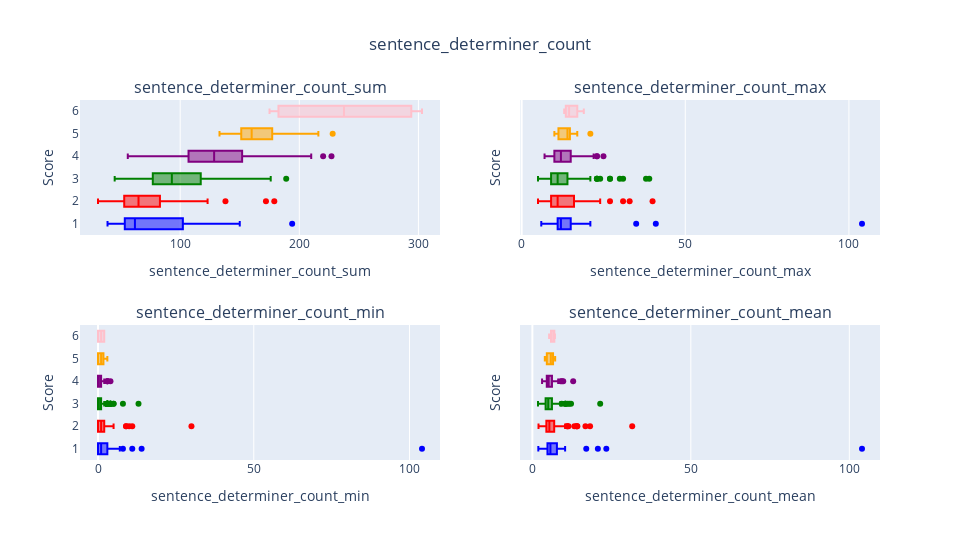

This figure's notebook cell:
### Code cell
plot_all("sentence_determiner_count")

### Figure 1 — Plotly figure (JSON) as saved in the notebook; plotly's stock layout.template omitted (floating-point values rounded to 4 significant figures; data arrays with more than 128 entries replaced by an {"elided": "..."} marker saying what was removed)
{"data": [{"legendgroup": "1", "marker": {"color": "blue"}, "name": "1", "showlegend": false, "type": "box", "x": [62, 138, 61, 53, 72, 57, 48, 73, 62, 149, 119, 140, 51, 50, 42, 109, 104, 150, 45, 97, 49, 194, 63, 64, 57, 65, 60, 135, 41, 55, 39, 64, 73, 61, 58], "xaxis": "x", "yaxis": "y"}, {"legendgroup": "2", "marker": {"color": "red"}, "name": "2", "showlegend": false, "type": "box", "x": {"elided": "129 int values"}, "xaxis": "x", "yaxis": "y"}, {"legendgroup": "3", "marker": {"color": "green"}, "name": "3", "showlegend": false, "type": "box", "x": {"elided": "197 int values"}, "xaxis": "x", "yaxis": "y"}, {"legendgroup": "4", "marker": {"color": "purple"}, "name": "4", "showlegend": false, "type": "box", "x": [166, 127, 103, 174, 105, 110, 116, 148, 56, 102, 117, 100, 82, 164, 84, 123, 161, 180, 173, 194, 141, 81, 126, 159, 128, 89, 227, 86, 159, 177, 156, 93, 123, 189, 130, 95, 105, 132, 129, 132, 114, 77, 129, 179, 147, 143, 170, 120, 140, 220, 111, 103, 78, 127, 120, 136, 129, 135, 125, 134, 128, 106, 161, 130, 165, 137, 181, 114, 116, 126, 127, 124, 172, 150, 105, 130, 146, 104, 173, 107, 125, 124, 137, 133, 204, 133, 140, 107, 149, 186, 127, 130, 110, 127, 210, 99, 99, 144, 135, 126, 197, 103, 103, 171, 69, 107, 132, 84, 105, 135, 210, 127, 126, 106, 171, 92, 110, 154, 129, 171], "xaxis": "x", "yaxis": "y"}, {"legendgroup": "5", "marker": {"color": "orange"}, "name": "5", "showlegend": false, "type": "box", "x": [169, 151, 209, 175, 133, 160, 152, 216, 165, 228, 158, 178, 144, 149, 158], "xaxis": "x", "yaxis": "y"}, {"legendgroup": "6", "marker": {"color": "pink"}, "name": "6", "showlegend": false, "type": "box", "x": [303, 285, 190, 175], "xaxis": "x", "yaxis": "y"}, {"legendgroup": "1", "marker": {"color": "blue"}, "name": "1", "showlegend": false, "type": "box", "x": [14, 15, 11, 13, 8, 11, 13, 12, 35, 12, 15, 41, 20, 13, 6, 6, 104, 9, 13, 20, 9, 18, 11, 10, 12, 16, 13, 12, 12, 11, 12, 12, 21, 10, 14], "xaxis": "x2", "yaxis": "y2"}, {"legendgroup": "2", "marker": {"color": "red"}, "name": "2", "showlegend": false, "type": "box", "x": {"elided": "129 int values"}, "xaxis": "x2", "yaxis": "y2"}, {"legendgroup": "3", "marker": {"color": "green"}, "name": "3", "showlegend": false, "type": "box", "x": {"elided": "197 int values"}, "xaxis": "x2", "yaxis": "y2"}, {"legendgroup": "4", "marker": {"color": "purple"}, "name": "4", "showlegend": false, "type": "box", "x": [15, 13, 8, 12, 7, 10, 12, 16, 9, 12, 14, 9, 12, 17, 15, 8, 12, 13, 15, 18, 12, 18, 10, 9, 8, 10, 25, 21, 23, 16, 12, 8, 19, 15, 12, 8, 8, 15, 11, 13, 10, 8, 14, 12, 13, 13, 15, 10, 11, 19, 10, 10, 9, 16, 8, 14, 9, 10, 17, 10, 9, 12, 22, 12, 14, 9, 11, 10, 10, 12, 10, 12, 16, 12, 8, 21, 19, 16, 13, 17, 11, 9, 9, 11, 16, 10, 18, 9, 10, 16, 13, 8, 8, 10, 16, 11, 14, 11, 14, 10, 13, 23, 10, 12, 7, 11, 15, 9, 10, 19, 15, 15, 15, 11, 14, 10, 10, 13, 10, 21], "xaxis": "x2", "yaxis": "y2"}, {"legendgroup": "5", "marker": {"color": "orange"}, "name": "5", "showlegend": false, "type": "box", "x": [10, 17, 14, 14, 11, 14, 12, 14, 15, 21, 15, 14, 10, 12, 11], "xaxis": "x2", "yaxis": "y2"}, {"legendgroup": "6", "marker": {"color": "pink"}, "name": "6", "showlegend": false, "type": "box", "x": [19, 15, 14, 13], "xaxis": "x2", "yaxis": "y2"}, {"legendgroup": "1", "marker": {"color": "blue"}, "name": "1", "showlegend": false, "type": "box", "x": [7, 2, 2, 3, 1, 0, 0, 0, 11, 0, 1, 8, 14, 1, 1, 0, 104, 0, 0, 1, 2, 0, 3, 0, 2, 3, 1, 2, 5, 0, 4, 1, 0, 2, 5], "xaxis": "x3", "yaxis": "y3"}, {"legendgroup": "2", "marker": {"color": "red"}, "name": "2", "showlegend": false, "type": "box", "x": {"elided": "129 int values"}, "xaxis": "x3", "yaxis": "y3"}, {"legendgroup": "3", "marker": {"color": "green"}, "name": "3", "showlegend": false, "type": "box", "x": {"elided": "197 int values"}, "xaxis": "x3", "yaxis": "y3"}, {"legendgroup": "4", "marker": {"color": "purple"}, "name": "4", "showlegend": false, "type": "box", "x": [1, 2, 0, 0, 0, 0, 1, 1, 1, 2, 1, 1, 1, 1, 0, 1, 0, 1, 1, 0, 0, 1, 1, 0, 0, 0, 0, 1, 1, 3, 0, 0, 1, 2, 0, 0, 0, 1, 1, 1, 0, 0, 1, 0, 1, 1, 1, 0, 1, 2, 1, 0, 2, 0, 0, 0, 0, 1, 0, 1, 1, 0, 0, 0, 0, 0, 0, 1, 1, 0, 1, 1, 1, 2, 2, 2, 2, 2, 1, 0, 2, 0, 0, 0, 2, 3, 1, 1, 1, 1, 0, 1, 0, 0, 2, 3, 0, 0, 0, 0, 2, 4, 1, 0, 1, 1, 1, 0, 1, 2, 1, 0, 2, 1, 1, 0, 0, 0, 0, 2], "xaxis": "x3", "yaxis": "y3"}, {"legendgroup": "5", "marker": {"color": "orange"}, "name": "5", "showlegend": false, "type": "box", "x": [0, 2, 0, 1, 1, 0, 3, 0, 0, 2, 2, 1, 1, 1, 0], "xaxis": "x3", "yaxis": "y3"}, {"legendgroup": "6", "marker": {"color": "pink"}, "name": "6", "showlegend": false, "type": "box", "x": [0, 2, 0, 2], "xaxis": "x3", "yaxis": "y3"}, {"legendgroup": "1", "marker": {"color": "blue"}, "name": "1", "showlegend": false, "type": "box", "x": [10.33, 7.263, 5.083, 7.571, 4.5, 5.7, 4.8, 3.174, 20.67, 4.027, 5.174, 23.33, 17, 5.556, 3, 1.879, 104, 4.412, 5.625, 6.929, 5.444, 7.462, 7, 3.2, 4.75, 7.222, 5, 6.75, 8.2, 4.231, 7.8, 5.333, 9.125, 6.1, 9.667], "xaxis": "x4", "yaxis": "y4"}, {"legendgroup": "2", "marker": {"color": "red"}, "name": "2", "showlegend": false, "type": "box", "x": {"elided": "129 float values"}, "xaxis": "x4", "yaxis": "y4"}, {"legendgroup": "3", "marker": {"color": "green"}, "name": "3", "showlegend": false, "type": "box", "x": {"elided": "197 float values"}, "xaxis": "x4", "yaxis": "y4"}, {"legendgroup": "4", "marker": {"color": "purple"}, "name": "4", "showlegend": false, "type": "box", "x": [6.917, 6.35, 4.12, 5.118, 3.387, 4.783, 4.833, 5.286, 5.091, 5.1, 5.087, 4.545, 5.857, 7.13, 6, 5.125, 5.963, 7.2, 6.179, 7.185, 5.423, 5.062, 4.345, 4.543, 4.741, 4.45, 5.821, 7.818, 9.353, 8.045, 5.032, 3.72, 7.235, 5.727, 7.222, 3.065, 3.5, 6, 4.778, 4.552, 4.56, 3.85, 6.789, 4.838, 5.654, 5.296, 6.071, 5.714, 5.833, 8.148, 4.44, 3.121, 4.105, 5.08, 3.429, 6.182, 3.583, 5.192, 8.929, 5.36, 4.923, 4.818, 7.667, 6.19, 5.323, 4.152, 4.525, 4.957, 4.296, 4.345, 5.08, 4.96, 5.548, 5.556, 4.375, 7.222, 9.733, 6.933, 7.208, 5.35, 4.63, 4.96, 4.029, 5.115, 7.286, 5.783, 7, 5.095, 4.257, 6, 5.08, 4.062, 3.548, 5.08, 7.5, 7.071, 4.95, 4.5, 4.821, 3.5, 6.355, 12.88, 6.059, 5.344, 3.45, 5.35, 6, 3.818, 5, 7.105, 7, 4.379, 6.3, 5.889, 6.84, 3.286, 3.438, 5.31, 4.962, 8.143], "xaxis": "x4", "yaxis": "y4"}, {"legendgroup": "5", "marker": {"color": "orange"}, "name": "5", "showlegend": false, "type": "box", "x": [3.93, 7.19, 6.531, 5.833, 4.75, 4, 6.909, 6, 6.346, 6.514, 5.448, 6.593, 4.5, 5.321, 4.27], "xaxis": "x4", "yaxis": "y4"}, {"legendgroup": "6", "marker": {"color": "pink"}, "name": "6", "showlegend": false, "type": "box", "x": [6.733, 7.125, 5.278, 6.481], "xaxis": "x4", "yaxis": "y4"}], "layout": {"annotations": [{"font": {"size": 16}, "showarrow": false, "text": "sentence_determiner_count_sum", "x": 0.225, "xanchor": "center", "xref": "paper", "y": 1, "yanchor": "bottom", "yref": "paper"}, {"font": {"size": 16}, "showarrow": false, "text": "sentence_determiner_count_max", "x": 0.775, "xanchor": "center", "xref": "paper", "y": 1, "yanchor": "bottom", "yref": "paper"}, {"font": {"size": 16}, "showarrow": false, "text": "sentence_determiner_count_min", "x": 0.225, "xanchor": "center", "xref": "paper", "y": 0.375, "yanchor": "bottom", "yref": "paper"}, {"font": {"size": 16}, "showarrow": false, "text": "sentence_determiner_count_mean", "x": 0.775, "xanchor": "center", "xref": "paper", "y": 0.375, "yanchor": "bottom", "yref": "paper"}], "barmode": "group", "height": 540, "legend": {"orientation": "h", "x": 0.5, "xanchor": "center", "y": -0.2, "yanchor": "top"}, "title": {"text": "sentence_determiner_count", "x": 0.5}, "width": 960, "xaxis": {"anchor": "y", "domain": [0, 0.45], "title": {"text": "sentence_determiner_count_sum"}}, "xaxis2": {"anchor": "y2", "domain": [0.55, 1], "title": {"text": "sentence_determiner_count_max"}}, "xaxis3": {"anchor": "y3", "domain": [0, 0.45], "title": {"text": "sentence_determiner_count_min"}}, "xaxis4": {"anchor": "y4", "domain": [0.55, 1], "title": {"text": "sentence_determiner_count_mean"}}, "yaxis": {"anchor": "x", "domain": [0.625, 1], "title": {"text": "Score"}}, "yaxis2": {"anchor": "x2", "domain": [0.625, 1], "matches": "y", "showticklabels": false, "title": {"text": "Score"}}, "yaxis3": {"anchor": "x3", "domain": [0, 0.375], "title": {"text": "Score"}}, "yaxis4": {"anchor": "x4", "domain": [0, 0.375], "matches": "y3", "showticklabels": false, "title": {"text": "Score"}}}}
